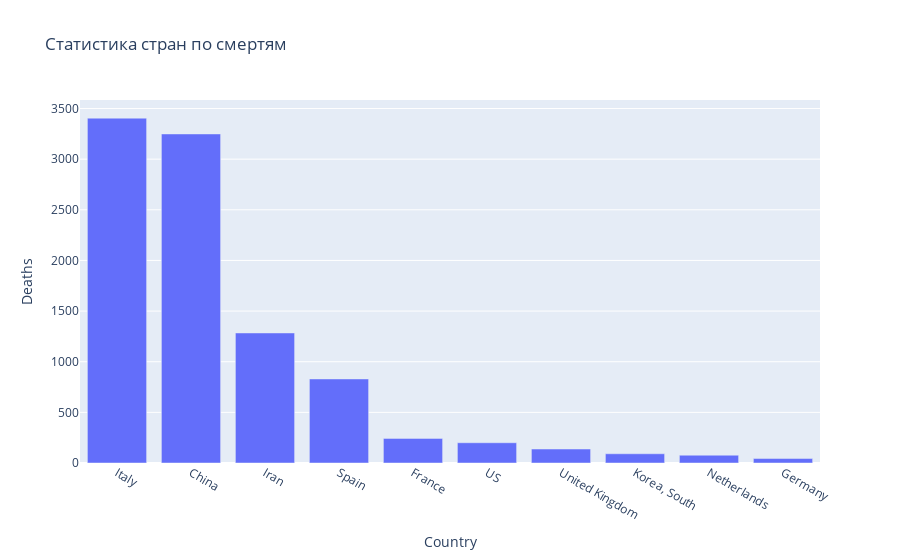

Here is the notebook cell this chart was saved with:
### Markdown cell above
![males females](img/img_1.png)

### Code cell
most_effected=data.groupby(['Country'],as_index=False)['Deaths'].last().sort_values(by="Deaths",ascending=False)[:10]
fig=px.bar(most_effected,x="Country",y="Deaths",title="Статистика стран по смертям")
fig.show()

### Figure 1 — Plotly figure (JSON) as saved in the notebook; plotly's stock layout.template omitted (floating-point values rounded to 4 significant figures)
{"data": [{"alignmentgroup": "True", "hovertemplate": "Country=%{x}<br>Deaths=%{y}<extra></extra>", "legendgroup": "", "marker": {"color": "#636efa", "pattern": {"shape": ""}}, "name": "", "offsetgroup": "", "orientation": "v", "showlegend": false, "textposition": "auto", "x": ["Italy", "China", "Iran", "Spain", "France", "US", "United Kingdom", "Korea, South", "Netherlands", "Germany"], "xaxis": "x", "y": [3405, 3249, 1284, 830, 243, 200, 138, 91, 77, 44], "yaxis": "y", "type": "bar"}], "layout": {"xaxis": {"anchor": "y", "domain": [0.0, 1.0], "title": {"text": "Country"}}, "yaxis": {"anchor": "x", "domain": [0.0, 1.0], "title": {"text": "Deaths"}}, "legend": {"tracegroupgap": 0}, "title": {"text": "Статистика стран по смертям"}, "barmode": "relative"}}
